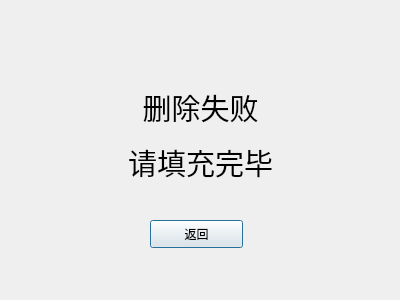
<?xml version="1.0" encoding="UTF-8"?>
<ui version="4.0">
 <class>book_delete_fail</class>
 <widget class="QDialog" name="book_delete_fail">
  <property name="geometry">
   <rect>
    <x>0</x>
    <y>0</y>
    <width>400</width>
    <height>300</height>
   </rect>
  </property>
  <property name="windowTitle">
   <string>Dialog</string>
  </property>
  <widget class="QLabel" name="label">
   <property name="geometry">
    <rect>
     <x>100</x>
     <y>80</y>
     <width>201</width>
     <height>111</height>
    </rect>
   </property>
   <property name="text">
    <string>&lt;html&gt;&lt;head/&gt;&lt;body&gt;&lt;p align=&quot;center&quot;&gt;&lt;span style=&quot; font-size:22pt;&quot;&gt;删除失败&lt;/span&gt;&lt;/p&gt;&lt;p align=&quot;center&quot;&gt;&lt;span style=&quot; font-size:22pt;&quot;&gt;请填充完毕&lt;/span&gt;&lt;/p&gt;&lt;/body&gt;&lt;/html&gt;</string>
   </property>
  </widget>
  <widget class="QPushButton" name="return_d_f">
   <property name="geometry">
    <rect>
     <x>150</x>
     <y>220</y>
     <width>93</width>
     <height>28</height>
    </rect>
   </property>
   <property name="text">
    <string>返回</string>
   </property>
  </widget>
 </widget>
 <resources/>
 <connections/>
</ui>
